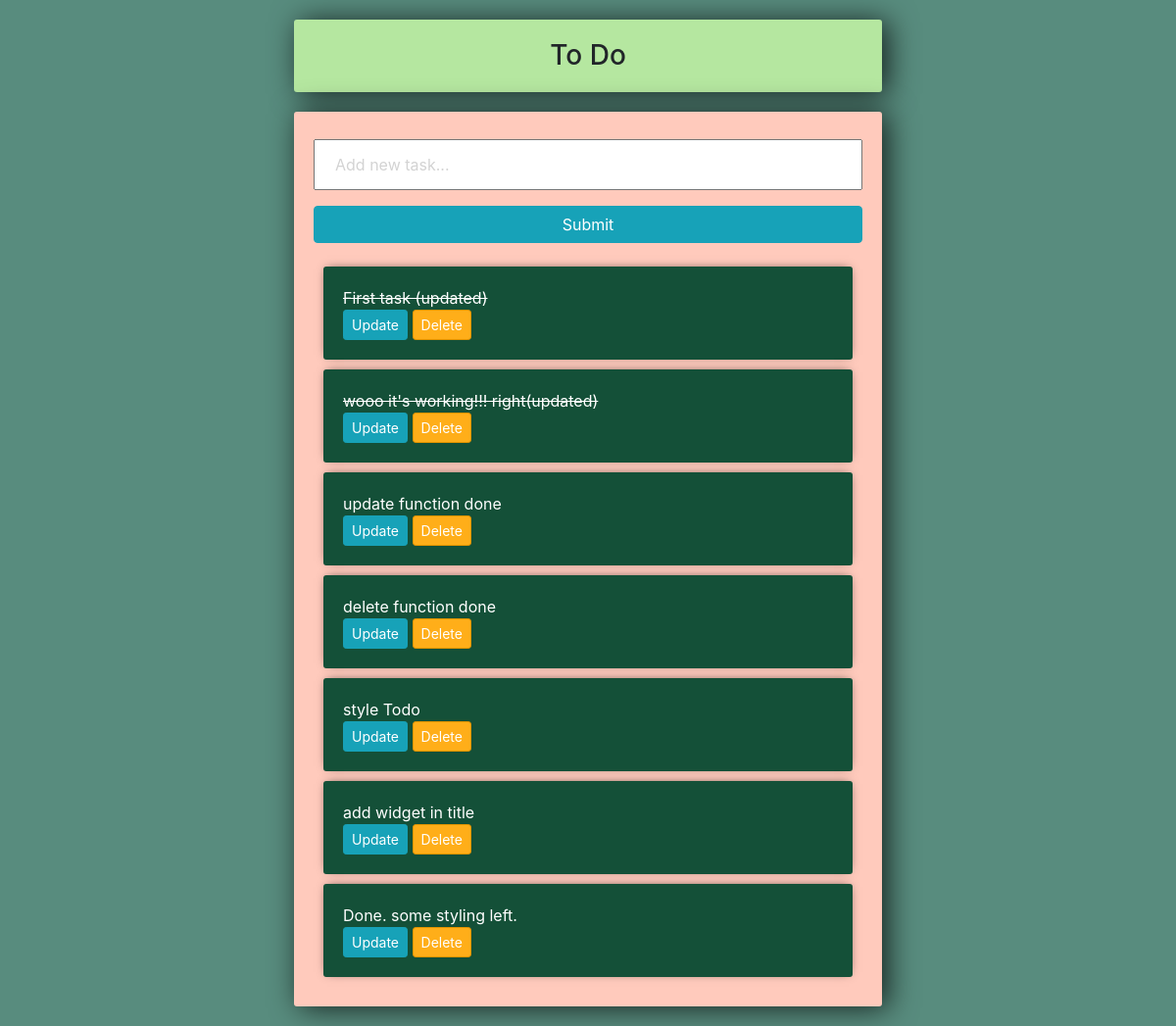
Before: / with the older database file.
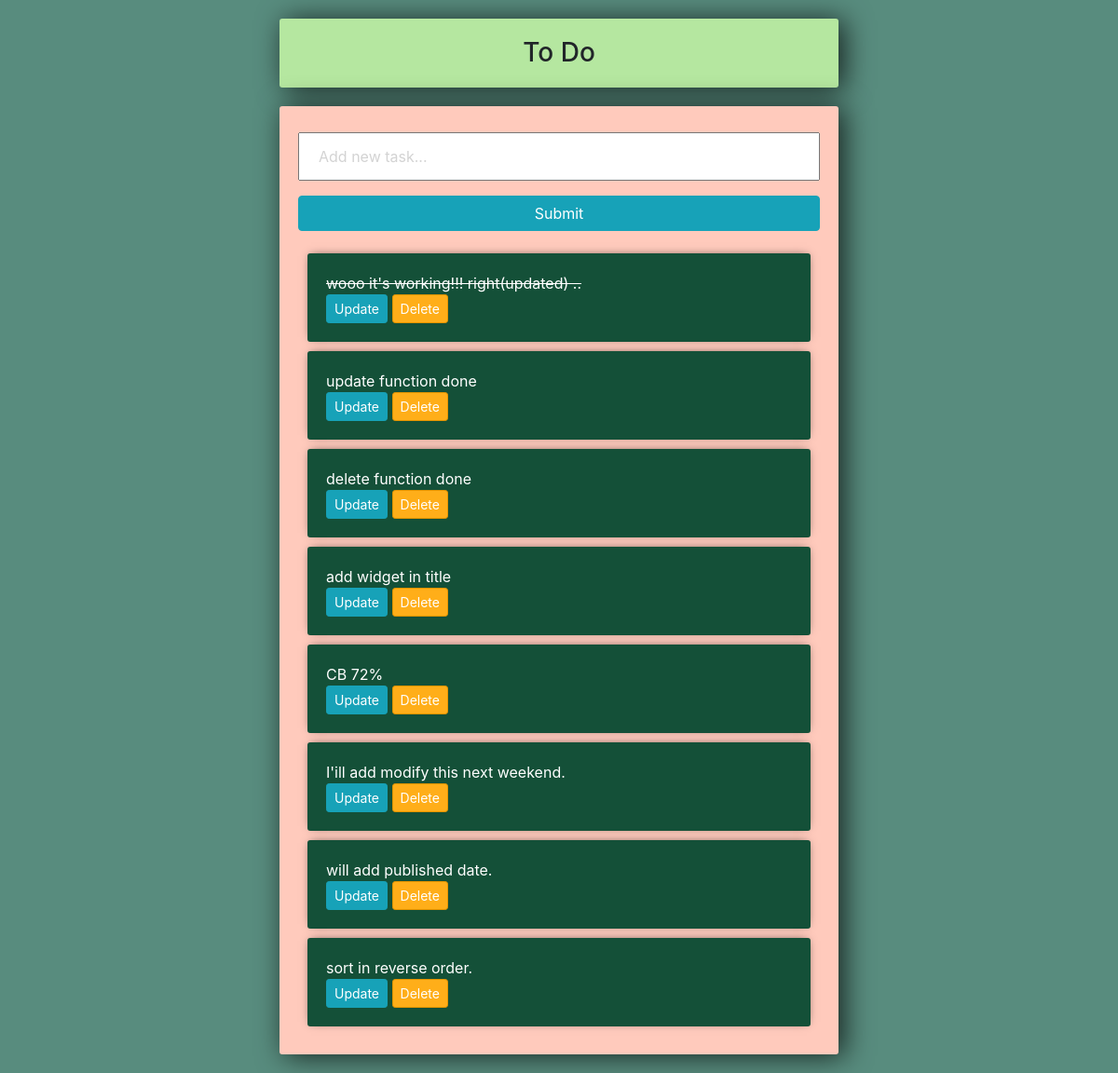
After: the same page with the newer database file.
### tasks/models.py (models this page shows)
class Task(models.Model):
	title = models.CharField(max_length=200)
	complete = models.BooleanField(default=False)
	created = models.DateTimeField(auto_now_add=True)
	def __str__(self):
		return self.title

### tasks/views.py (the view)
# urls.py: path('',views.index,name="List"),
def index(request):
	tasks = Task.objects.all()
	form = TaskForm()
	if request.method == 'POST':
		form = TaskForm(request.POST)
		if form.is_valid():
			form.save()
		return redirect('/')
	context = {'tasks':tasks, 'form':form}
	return render(request,'tasks/list.html',context)

### tasks/forms.py
class TaskForm(forms.ModelForm):
	title = forms.CharField(widget = forms.TextInput(attrs={'placeholder':'Add new task...'}))
	class Meta:
		model = Task
		fields = '__all__'

### tasks/templates/tasks/list.html (shortened to what this page needs)
<link rel="stylesheet" href="https://stackpath.bootstrapcdn.com/bootstrap/4.3.1/css/bootstrap.min.css">
<h3 class=center-column style="background-color: #b5e7a0;text-align:center" >To Do</h3>
<div class= center-column>
	<form method="POST" action="/">
		{{form.title}}
		<input class="btn btn-info" type="submit" name="Create Task">
	</form>
	<div>
		{% for task in tasks %}
		<div class= item-row >
			{% if task.complete == True %}
			<strike>{{task}}</strike>
			{% else %}
			<span>{{task}}</span>
			{% endif %}
			<br>
			<a class="btn btn-sm btn-info" href="{% url 'update_task' task.id %}">Update</a>
			<a class="btn btn-sm btn-danger" href="{% url 'delete_task' task.id %}">Delete</a>
		</div>
		{% endfor %}
	</div>
</div>

### tasks/templates/tasks/list.html (style rules this page uses)
input { width: 100%; padding: 12px 20px; margin: 8px 0; box-sizing: border-box; }
input::placeholder { color: #d3d3d3; }
.center-column { width:600px; margin: 20px auto; padding:20px; background-color: #FFCABC; border-radius: 3px; box-shadow: 6px 2px 30px 0px rgba(0,0,0,0.75); }
.item-row { background-color: #145038; margin: 10px; padding: 20px; border-radius: 3px; color: #fff; font-size: 16px; box-shadow: 0px -1px 10px -4px rgba(0,0,0,0.75); }
.btn-danger { background-color: #ffae19; border-color: #e59400; }

Changed rows visible on the page:
removed Task: title "First task (updated)"
removed Task: title "style Todo"
removed Task: title "Done. some styling left."
changed Task: title "wooo it's working!!! right(updated)" → "wooo it's working!!! right(updated) .."
added Task: title "CB 72%"
added Task: title "I'ill add modify this next weekend."
added Task: title "will add published date."
added Task: title "sort in reverse order."
